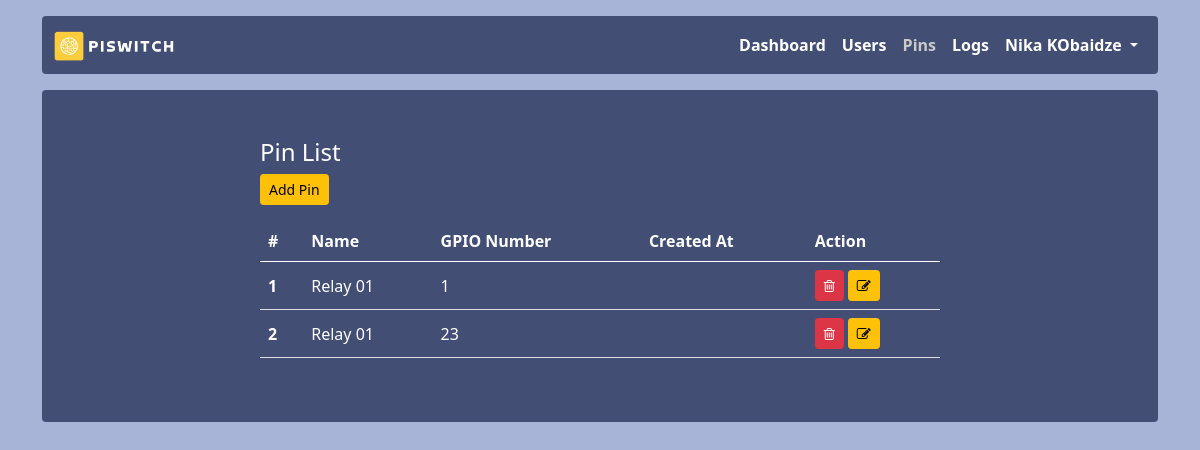
Page /pins (signed in) on the earlier database version.
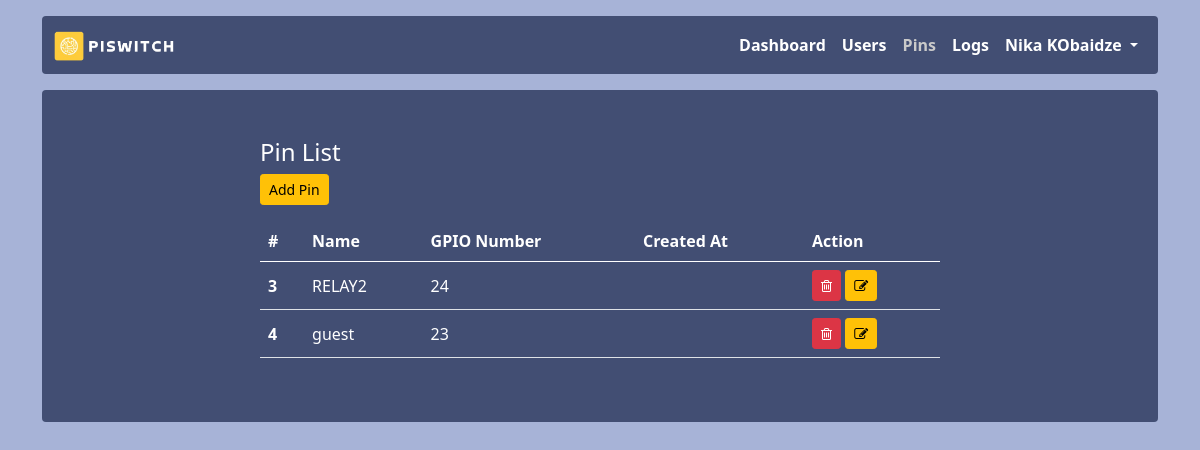
Same page on the later database version.
### app.py (models this page shows, shortened)
class Pins(db.Model):
    id = db.Column(db.Integer, primary_key = True)
    gpio = db.Column(db.Integer)
    name = db.Column(db.String(255))
    created_at = db.Column(db.DateTime, default=datetime.utcnow())

### app.py (the view)
@app.route('/pins')
@login_required
@check_admin
def pins():
    pins = Pins.query.all()
    return render_template('pins/pins.html', pins=pins)

### app.py (called while the page is built)
def login_required(f):
    @wraps(f)
    def decorated_function(*args, **kwargs):
        if session.get("user_id") is None:
            return redirect("/login")
        return f(*args, **kwargs)
    return decorated_function

def check_admin(f):
    @wraps(f)
    def decorated_function(*args, **kwargs):
        if session.get("role") != 'admin':
            return redirect("/")
        return f(*args, **kwargs)
    return decorated_function

### templates/pins/pins.html (shortened to what this page needs)
{% extends 'layout.html' %}
{% block content %}
<h4>Pin List</h4>
<a href="{{ url_for('add_pin') }}" class="btn btn-warning btn-sm">Add Pin</a>
<table class="table mt-3">
    <thead>
        <tr>
            <th scope="col">#</th>
            <th scope="col">Name</th>
            <th scope="col">GPIO Number</th>
            <th scope="col">Created At</th>
            <th scope="col">Action</th>
        </tr>
    </thead>
    <tbody>
        {% for pin in pins %}
            <tr>
                <th scope="row">{{ pin.id}}</th>
                <td>{{ pin.name }}</td>
                <td>{{ pin.gpio }}</td>
                <td>{{ pin.crated_at }}</td>
                <td>
                    <button type="button" id="{{pin.id}}" onclick="getId(this)" class="btn btn-sm btn-danger del-btn" data-bs-toggle="modal" data-bs-target="#delete-pin">
                        <i class="fa fa-trash-o" aria-hidden="true"></i>
                    </button>
                    <a href="" class="btn btn-sm btn-warning">
                        <i class="fa fa-edit" aria-hidden="true"></i>
                    </a>
                </td>
            </tr>
        {% endfor %}
    </tbody>
</table>
{% endblock %}

### templates/layout.html (shortened to what this page needs)
<!DOCTYPE html>
<html lang="en">
    <head>
        <link href="{{ url_for('static', filename='assets/dist/css/bootstrap.min.css') }}" rel="stylesheet" />
        <link href="{{ url_for('static', filename='css/style.css') }}" rel="stylesheet" />
        <link rel="stylesheet" href="{{ url_for('static', filename='css/font-awesome.css') }}">
    </head>
    <body>
        <main>
            <div class="container">
                <nav class="navbar navbar-expand-lg navbar-light bg-light rounded mt-3 color" aria-label="Eleventh navbar example">
                    <div class="container-fluid">
                        <a class="navbar-brand" href="{{ url_for('index') }}">
                            <img src="{{ url_for('static', filename='img/logo.png') }}" alt="PiSwitch" height="30px" />
                        </a>
                        <div class="collapse navbar-collapse" id="navbarsExample09">
                            <ul class="navbar-nav ms-auto mb-2 mb-lg-0">
                                <li class="nav-item">
                                    <a class="nav-link {% if request.path == url_for('index') %}active{% endif %}" aria-current="page" href="{{ url_for('index') }}">Dashboard</a>
                                </li>
                                {% if session['role'] == 'admin'%}
                                    <li class="nav-item">
                                        <a class="nav-link {% if request.path == url_for('users') %}active{% endif %}"  href="{{ url_for('users') }}">Users</a>
                                    </li>
                                    <li class="nav-item">
                                        <a class="nav-link {% if request.path == url_for('pins') %}active{% endif %}" href="{{ url_for('pins') }}">Pins</a>
                                    </li>
                                {%endif%}
                                <li class="nav-item">
                                    <a class="nav-link {% if request.path == url_for('logs') %}active{% endif %}" href="{{ url_for('logs') }}">Logs</a>
                                </li>
                                <li class="nav-item dropdown">
                                    <a class="nav-link dropdown-toggle" href="#" id="dropdown09" data-bs-toggle="dropdown" aria-expanded="false">
                                        {{ session.name }}
                                    </a>
                                </li>
                            </ul>
                        </div>
                    </div>
                </nav>
                <div class="mt-3">
                    <div class="bg-light p-5 rounded color">
                        <div class="col-sm-8 mx-auto">{% block content %}{% endblock %}</div>
                    </div>
                </div>
            </div>
        </main>
    </body>
</html>

### static/css/style.css (style rules this page uses)
body { background-color: #a7b3d7; color: #fff !important; }
.color { background-color: #424e73 !important; color: #fff !important; }
.table { color: #fff !important; }
.navbar-light .navbar-nav .nav-link { color: #fff; font-weight: 600; }
.navbar-light .navbar-nav .nav-link.active, .navbar-light .navbar-nav .show>.nav-link { color: #fff; }
.navbar-light .navbar-nav .nav-link.active, .navbar-light .navbar-nav .show>.nav-link { color: #cacaca }
.table>tbody>tr>th, .table>tbody>tr>td { vertical-align: middle; }

Differences in the rows shown:
removed Pins: id "1", name "Relay 01", gpio "1"
removed Pins: id "2", name "Relay 01", gpio "23"
added Pins: id "3", name "RELAY2", gpio "24"
added Pins: id "4", name "guest", gpio "23"
